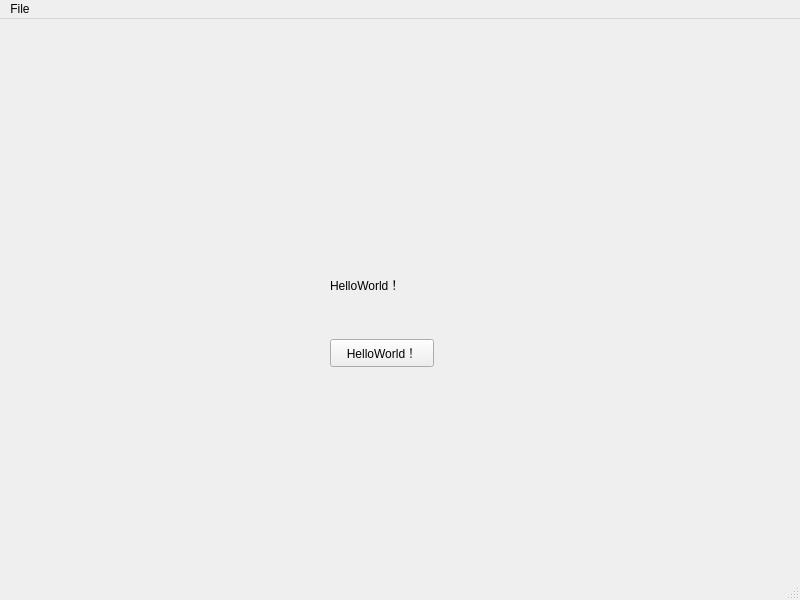
<?xml version="1.0" encoding="UTF-8"?>
<ui version="4.0">
 <class>MainWindow</class>
 <widget class="QMainWindow" name="MainWindow">
  <property name="geometry">
   <rect>
    <x>0</x>
    <y>0</y>
    <width>800</width>
    <height>600</height>
   </rect>
  </property>
  <property name="windowTitle">
   <string>HelloWorld！</string>
  </property>
  <widget class="QWidget" name="centralwidget">
   <widget class="QPushButton" name="pushButton">
    <property name="geometry">
     <rect>
      <x>330</x>
      <y>320</y>
      <width>104</width>
      <height>28</height>
     </rect>
    </property>
    <property name="text">
     <string>HelloWorld！</string>
    </property>
   </widget>
   <widget class="QWidget" name="">
    <property name="geometry">
     <rect>
      <x>330</x>
      <y>240</y>
      <width>106</width>
      <height>52</height>
     </rect>
    </property>
    <layout class="QVBoxLayout" name="verticalLayout">
     <item>
      <widget class="QLabel" name="label">
       <property name="text">
        <string>HelloWorld！</string>
       </property>
      </widget>
     </item>
    </layout>
   </widget>
  </widget>
  <widget class="QMenuBar" name="menubar">
   <property name="geometry">
    <rect>
     <x>0</x>
     <y>0</y>
     <width>800</width>
     <height>26</height>
    </rect>
   </property>
   <widget class="QMenu" name="menuFile">
    <property name="title">
     <string>File</string>
    </property>
    <widget class="QMenu" name="menuOpen">
     <property name="title">
      <string>Open</string>
     </property>
     <addaction name="actionHello1"/>
     <addaction name="actionHello2"/>
     <addaction name="separator"/>
     <addaction name="actionType_here"/>
     <addaction name="separator"/>
     <addaction name="actionAdd_Separator"/>
    </widget>
    <addaction name="menuOpen"/>
    <addaction name="actionSave"/>
    <addaction name="separator"/>
    <addaction name="actionExit"/>
   </widget>
   <addaction name="menuFile"/>
  </widget>
  <widget class="QStatusBar" name="statusbar"/>
  <action name="actionSave">
   <property name="text">
    <string>Save</string>
   </property>
  </action>
  <action name="actionExit">
   <property name="text">
    <string>Exit</string>
   </property>
  </action>
  <action name="actionHello1">
   <property name="text">
    <string>Hello1</string>
   </property>
  </action>
  <action name="actionHello2">
   <property name="text">
    <string>Hello2</string>
   </property>
  </action>
  <action name="actionType_here">
   <property name="text">
    <string>Type here</string>
   </property>
  </action>
  <action name="actionAdd_Separator">
   <property name="text">
    <string>Add Separator</string>
   </property>
  </action>
 </widget>
 <resources/>
 <connections/>
</ui>
